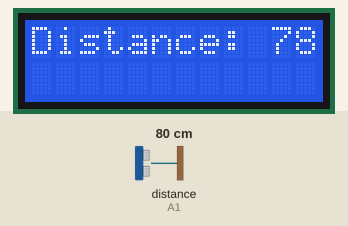
The sketch below on a simulated Arduino Uno, built with avr-gcc and run on an emulated ATmega328P. Shown: 12×2 character LCD. Wiring (inferred from the names in the program): ultrasonic range finder: trigger A0; echo A1. The test bench sets the inputs (shaded band); at power-on: distance to the obstacle (sensor on A1) 80 cm. The echo pulse lasts 58.3 µs per cm; what the sketch prints to the serial monitor is not drawn.

Above: at 1.2 s.
1.3 s: distance to the obstacle (sensor on A1) set to 2 cm
At 2.6 s:
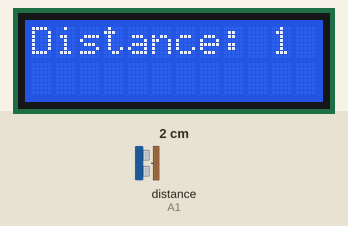
3.0 s: distance to the obstacle (sensor on A1) set to 4 cm
At 4.3 s:
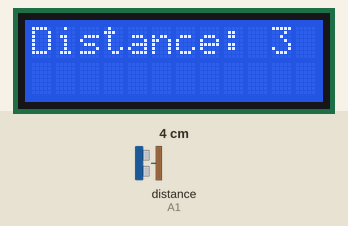
4.6 s: distance to the obstacle (sensor on A1) set to 9 cm
At 5.8 s:
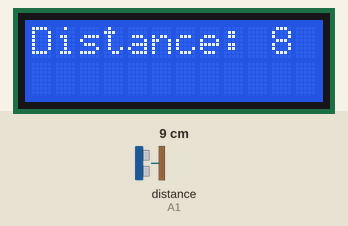
6.1 s: distance to the obstacle (sensor on A1) set to 60 cm
At 6.6 s:
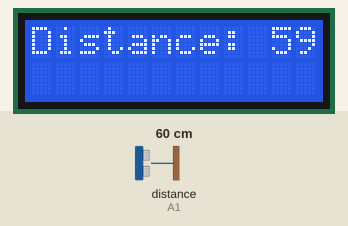
Timing chart, 0 to 8.6 s (numbered marks = the images above; inputs shaded):
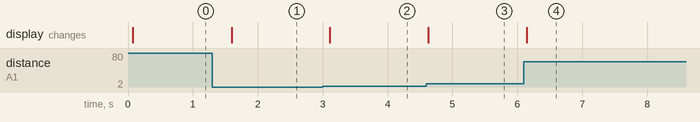

The sketch:

display.ino
```cpp
#include <LiquidCrystal.h>

LiquidCrystal lcd(12, 11, 5, 4, 3, 2); // I2C address 0x3F, 16 column and 2 rows

#define echoPin A1 //attach pin D2 Arduino to pin Echo of HC-SR04
#define trigPin A0 //attach pin D3 Arduino to pin Trig of HC-SR04

// defines variables
long duration; // variable for the duration of sound wave travel
int distance; // variable for the distance measurement

void setup() {
  lcd.begin(12, 2);               // initialize the lcd
  //lcd.backlight();          // open the backlight
  pinMode(trigPin, OUTPUT); // Sets the trigPin as an OUTPUT
  pinMode(echoPin, INPUT); // Sets the echoPin as an INPUT
  Serial.begin(9600); // // Serial Communication is starting with 9600 of baudrate speed
  Serial.println("Ultrasonic Sensor HC-SR04 Test"); // print some text in Serial Monitor
  Serial.println("with Arduino UNO R3");
}

void loop() {

  digitalWrite(trigPin, LOW);
  delayMicroseconds(2);
  // Sets the trigPin HIGH (ACTIVE) for 10 microseconds
  digitalWrite(trigPin, HIGH);
  delayMicroseconds(10);
  digitalWrite(trigPin, LOW);
  // Reads the echoPin, returns the sound wave travel time in microseconds
  duration = pulseIn(echoPin, HIGH);
  // Calculating the distance
  distance = duration * 0.034 / 2; // Speed of sound wave divided by 2 (go and back)
  // Displays the distance on the Serial Monitor
  Serial.print("Distance: ");
  Serial.print(distance);
  Serial.println(" cm");

  lcd.clear();
  lcd.setCursor(0, 0); // start to print at the first row
  lcd.print("Distance: ");
  lcd.print(distance);

  delay(500);
}
```

Measured:
- after the input at 1.3 s, the display: changes after 0.30 s (image 1)
- after the input at 3.0 s, the display: changes after 0.11 s (image 2)
- after the input at 4.6 s, the display: changes at once (image 3)
- after the input at 6.1 s, the display: changes at once (image 4)
